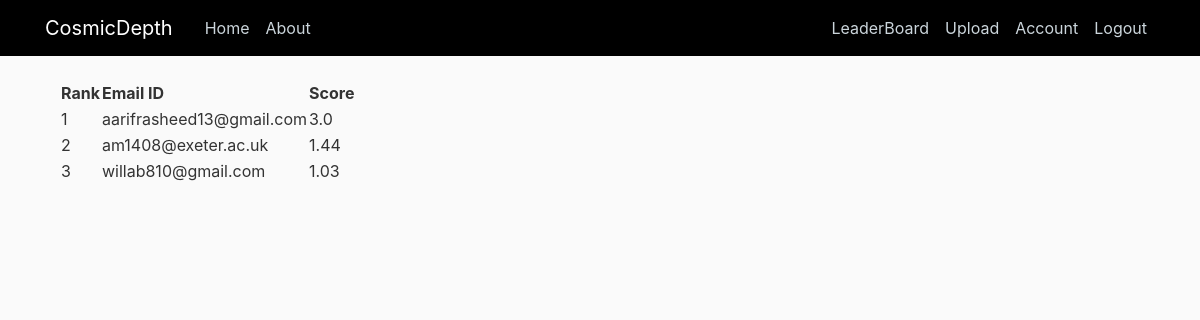
/post/display (signed in), run on the app's committed database.
### cosmicdepth/models.py (models this page shows, shortened)
class CsvFile(db.Model):
    id = db.Column(db.Integer, primary_key=True)
    name = db.Column(db.String(80), unique=True)
    data = db.Column(db.Integer)

### cosmicdepth/posts/routes.py (the view)
@posts.route("/post/display", methods=['GET', 'POST'])
@login_required
def display():
    table = []
    items = CsvFile.query.all()
    for rows in items:
        table.append([rows.name, rows.data])
    data = pd.DataFrame(table, columns=['Name', 'Rank']).sort_values(by=['Rank'], ascending=False)
    data['ID'] = list(range(1, len(data)+1))
    return render_template('leader_board.html', items=data.to_dict('records'))

### cosmicdepth/models.py (called while the page is built)
@login_manager.user_loader
def load_user(user_id):
    return User.query.get(int(user_id))

### cosmicdepth/templates/leader_board.html
{% extends "layout.html" %}
{% block content %}
    <div class="container">
                <table id="table"
                    data-toggle="table"
                    data-filter-control="true"
                    data-show-search-clear-button="true"
                    data-sortable="true"
                    classes="table-sm"
                    data-pagination="true"
                    data-show-columns="true"
                    data-show-columns-toggle-all="false"
                    class="table-responsive">
                    <thead>
                        <tr>
                            <th data-field="columnA" data-filter-control="input" data-sortable="true">Rank</th>
                            <th data-field="columnB" data-filter-control="input" data-sortable="true">Email ID</th>
                            <th data-field="columnC" data-filter-control="input" data-sortable="true">Score</th>
                        </tr>
                    </thead>
                    <tbody>
                        {% for row in items %}
                        <tr>
                            <td>{{ row.ID }}</td>
                            <td>{{ row.Name }}</td>
                            <td>{{ row.Rank }}</td>
                        </tr>
                        {% endfor %}
                    </tbody>
                </table>
    </div>
{% endblock content %}

### cosmicdepth/static/main.css (style rules this page uses)
body { background: #fafafa; color: #333333; margin-top: 5rem; }

### data on the page
CsvFile: ID "1", Name "aarifrasheed13@gmail.com", Rank "3.0"
CsvFile: ID "2", Name "am1408@exeter.ac.uk", Rank "1.44"
CsvFile: ID "3", Name "willab810@gmail.com", Rank "1.03"
